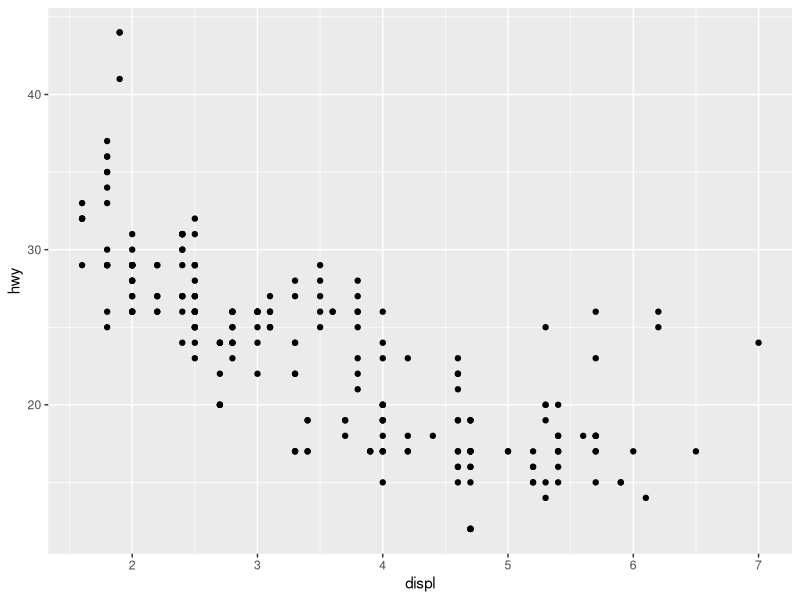
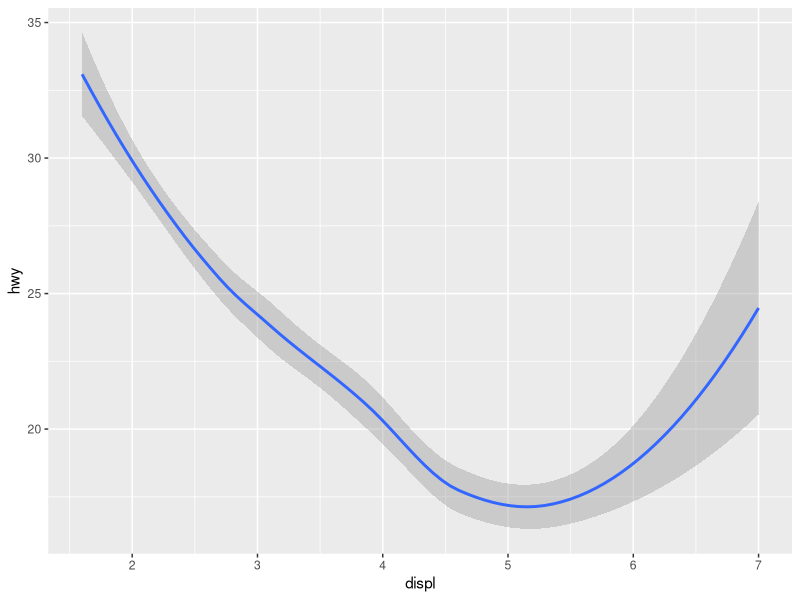
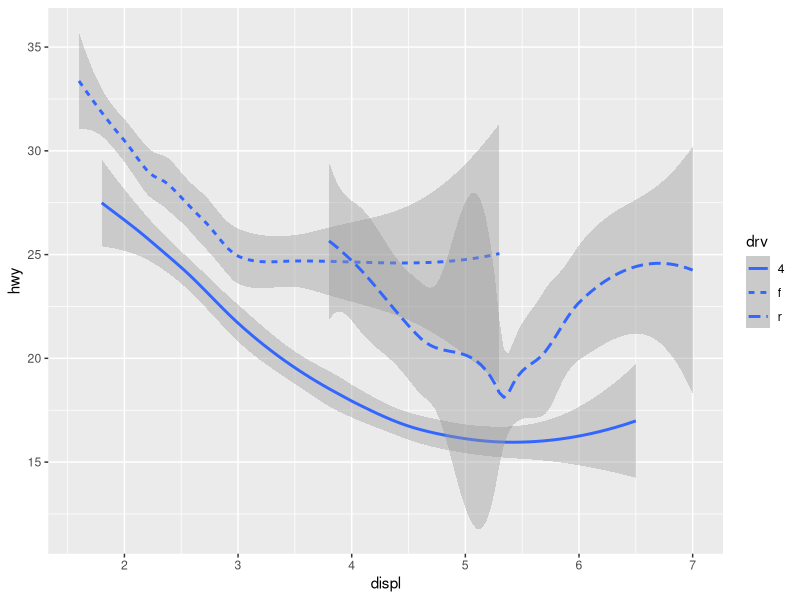
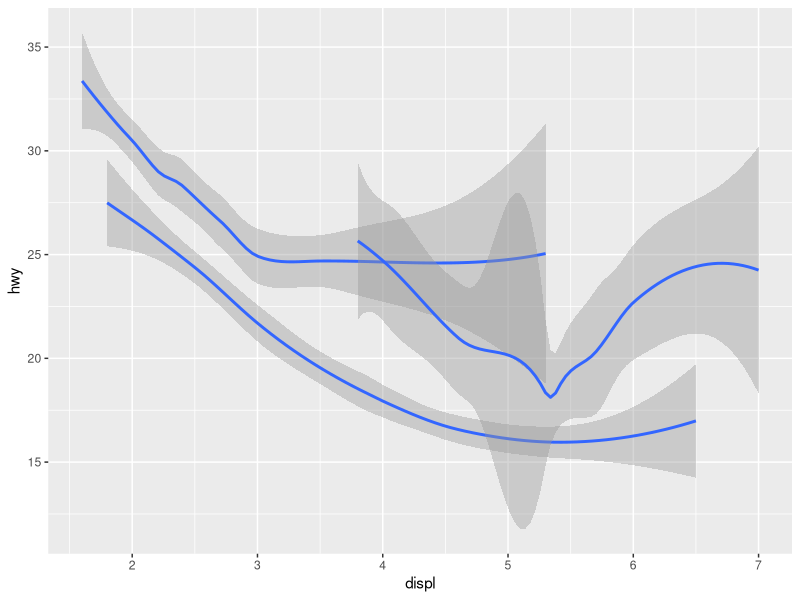
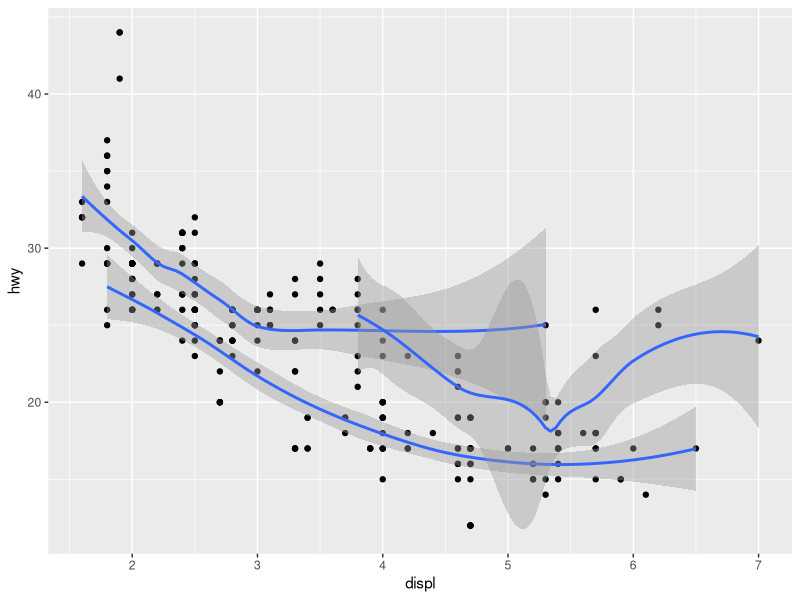
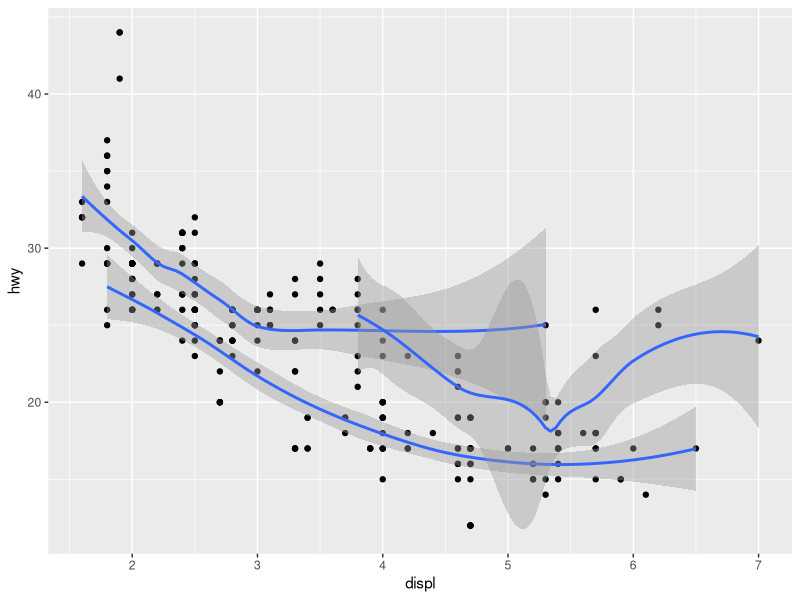
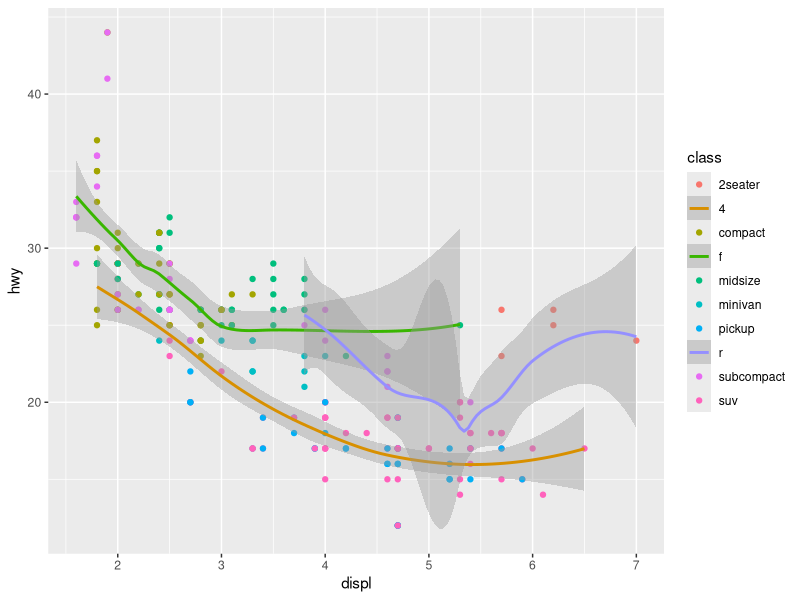
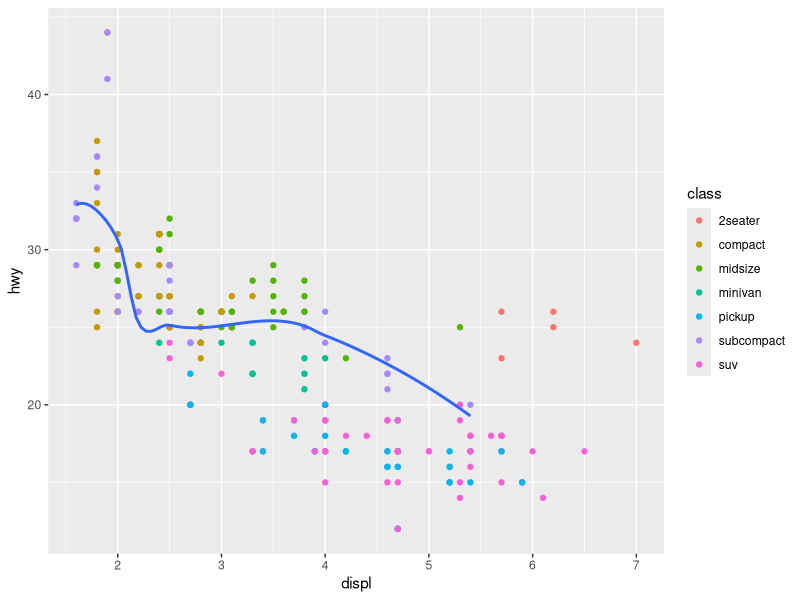

R code for these plots, in order:
## ---- chunk 1

library(tidyverse)
mpg
#3.6 left geom_point
ggplot(data=mpg)+geom_point(mapping=aes(x=displ, y=hwy))
#3.6 right geom_smooth
ggplot(data=mpg)+geom_smooth(mapping = aes(x=displ, y=hwy))
#geom_smooth + linetype
ggplot(data=mpg)+
  geom_smooth(mapping = aes(x=displ, y=hwy, linetype= drv))
#geom_smooth+group
ggplot(data=mpg)+
  geom_smooth(mapping=aes(x=displ, y=hwy, group=drv))
#geom_point+ geom_smooth
ggplot(data=mpg)+
  geom_point(mapping=aes(x=displ,y=hwy))+
  geom_smooth(mapping = aes(x=displ,y=hwy,group=drv))

ggplot(data=mpg,mapping = aes(x=displ,y=hwy,group=drv))+
  geom_point()+
  geom_smooth()

ggplot(data=mpg,mapping = aes(x=displ, y=hwy,group=drv))+
  geom_point(mapping=aes(color=class))+
  geom_smooth(mapping=aes(color=drv))

ggplot(data = mpg, mapping = aes(x = displ, y = hwy)) + 
  geom_point(mapping = aes(color = class)) + 
  geom_smooth(data = filter(mpg, class == "subcompact"),se = FALSE)

# Exercises 3.6.1
#-1 geom_smooth(), geom_boxplot(), geom_histogram(), geom_area
#-2 
ggplot(data=mpg, mapping = aes(x=displ, y=hwy, color=drv)) +
  geom_point()+
  geom_smooth(se=FALSE)

#-3 do not show any changes. 
ggplot(data=mpg, mapping = aes(x=displ, y=hwy, color=drv),show.legend = FALSE) +
  geom_point()+
  geom_smooth()
#-4 se in geom_smooth : display confidence interval around smooth.

#-5 they are the same
ggplot(data = mpg, mapping = aes(x = displ, y = hwy)) + 
  geom_point() + 
  geom_smooth()

ggplot() + 
  geom_point(data = mpg, mapping = aes(x = displ, y = hwy)) + 
  geom_smooth(data = mpg, mapping = aes(x = displ, y = hwy))

#6 left top
ggplot (data =mpg, mapping=aes (x=displ, y=hwy)) +
         geom_point() +
         geom_smooth()
#right top
ggplot(data = mpg, mapping =aes(x=displ, y=hwy, group=drv))+
  geom_point() +
  geom_smooth()
#left middle
ggplot(data = mpg, mapping =aes(x=displ, y=hwy, color=drv))+
  geom_point() +
  geom_smooth()
#right middle
ggplot(data = mpg, mapping =aes(x=displ, y=hwy))+
  geom_point(mapping = aes(color=drv)) +
  geom_smooth()
#left bottom 
ggplot(data = mpg, mapping =aes(x=displ, y=hwy, linetype=drv))+
  geom_point(mapping = aes(color=drv)) +
  geom_smooth()
#right bottom
ggplot(data = mpg) +
geom_point (mapping =aes(x=displ, y=hwy, color=drv))
  
  


#3.7
ggplot(data=diamonds)+
  geom_bar(mapping=aes(x=cut))

ggplot(data = diamonds)+stat_count(mapping=aes(x=cut))

demo <- tribble(
  ~a,      ~b,
  "bar_1", 20,
  "bar_2", 30,
  "bar_3", 40
)

ggplot(data = demo) +
  geom_bar(mapping = aes(x = a, y = b), stat = "identity")
ggplot(data=diamonds)+
  geom_bar(mapping = aes(x=cut, y=..prop.., group=1))
ggplot(data=diamonds) +stat_summary(mapping = aes(x=cut,y=depth),
                                    fun.ymin =min,
                                    fun.ymax =max,
                                    fun.y = median)

#Exercies3.7.1
#-1 
?stat_summary
#the default geom of stat_summary( ) is geom_pointrange

  
?geom_pointrange()
?geom_col()
# -2 
#geom_col : the heights of the bars represents values in the data
#geom_bar uses stat_count by default: it counts the number of cases at each x position. geom_col uses stat_identity: it leaves the data as is.
?stat_smooth
# -4: y<- predicted value, ymin<- lower pointwise point confidence interval around the mean, ymax<- upper pointwise point confidence interval around the mean, se<-standard error
#-5 
##?? what does group mean here?
ggplot(data = diamonds) + 
  geom_bar(mapping = aes(x = cut, y = ..prop.., group=1))

ggplot(data = diamonds) + 
  geom_bar(mapping = aes(x = cut, fill = color, y = ..prop.., group=1))
?geom_bar

#3.8 
ggplot(data=diamonds) +
  geom_bar(mapping=aes(x=cut, color=cut))

ggplot(data=diamonds) +
  geom_bar(mapping = aes(x=cut, fill=cut))

ggplot(data=diamonds) +
  geom_bar(mapping=aes(x=cut, fill=clarity))
#position = "identity"
ggplot(data=diamonds, mapping=aes(x=cut, fill=clarity)) +
  geom_bar(alpha=1/5, position="identity")
#fill=NA

ggplot(data=diamonds, mapping=aes(x=cut, color=clarity)) +
  geom_bar(fill=NA, position="identity")

#position= "fill"
ggplot(data=diamonds) +
  geom_bar(mapping = aes(x=cut, fill=clarity), position= "fill")

#position= "dodge"
ggplot(data=diamonds) +
  geom_bar(mapping = aes(x=cut, fill=clarity), position= "dodge")

#position= "jitter"
ggplot(data=mpg) +
  geom_point(mapping = aes(x=displ, y=hwy), position= "jitter")

ggplot(data=mpg) +
  geom_jitter(mapping = aes(x=displ, y=hwy))

# Exercises 3.8.1
#.1
 ggplot(data=mpg) +
   geom_jitter(mapping=aes(x=cty, y=hwy))
   
?geom_jitter
 #.2??
 #.3 
 ggplot(data=mpg) +
   geom_count(mapping=aes(x=cty, y=hwy))
 #.4
 ?geom_boxplot
  # the default position adjustment for geom_boxplot() is dodge
   ggplot(data=mpg) +
   geom_boxplot(mapping=aes(x=class, y=hwy))

#coord_flip
ggplot(data = mpg, mapping = aes(x = class, y = hwy)) + 
  geom_boxplot()
ggplot(data = mpg, mapping = aes(x = class, y = hwy)) + 
  geom_boxplot() +
  coord_flip()
#coord_quickmap()

#coord_polar()
bar <- ggplot(data = diamonds) + 
  geom_bar(
    mapping = aes(x = cut, fill = cut), 
    show.legend = FALSE,
    width = 1
  ) + 
  theme(aspect.ratio = 1) +
  labs(x = NULL, y = NULL)
bar
bar+coord_flip()
#1
bar+coord_polar()
#2 display viarable names
?labs()
#3 coord_map projects a portion of the earth, which is approximately spherical, onto a flat 2D plane using any projection defined by the mapproj package. Map projections do not, in general, preserve straight lines, so this requires considerable computation. coord_quickmap is a quick approximation that does preserve straight lines. It works best for smaller areas closer to the equator.
?coord_map
?coord_quickmap

#4
?coord_fixed()
ggplot(data=mpg,mapping =aes(x=cty,y=hwy)) +
  geom_point() +
  geom_abline() +
   coord_fixed()


